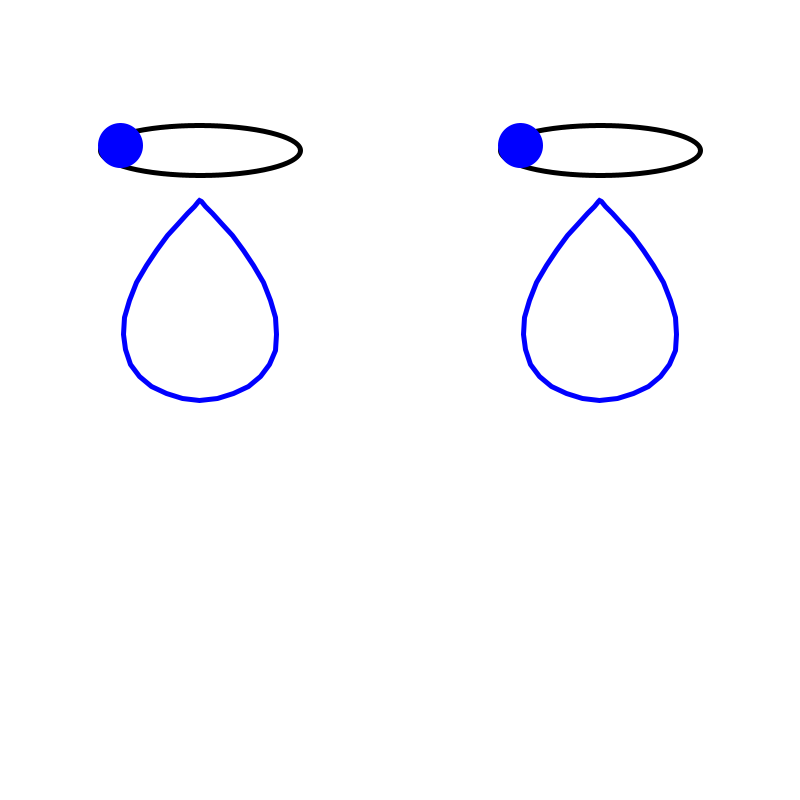
Frame 1 (no input)
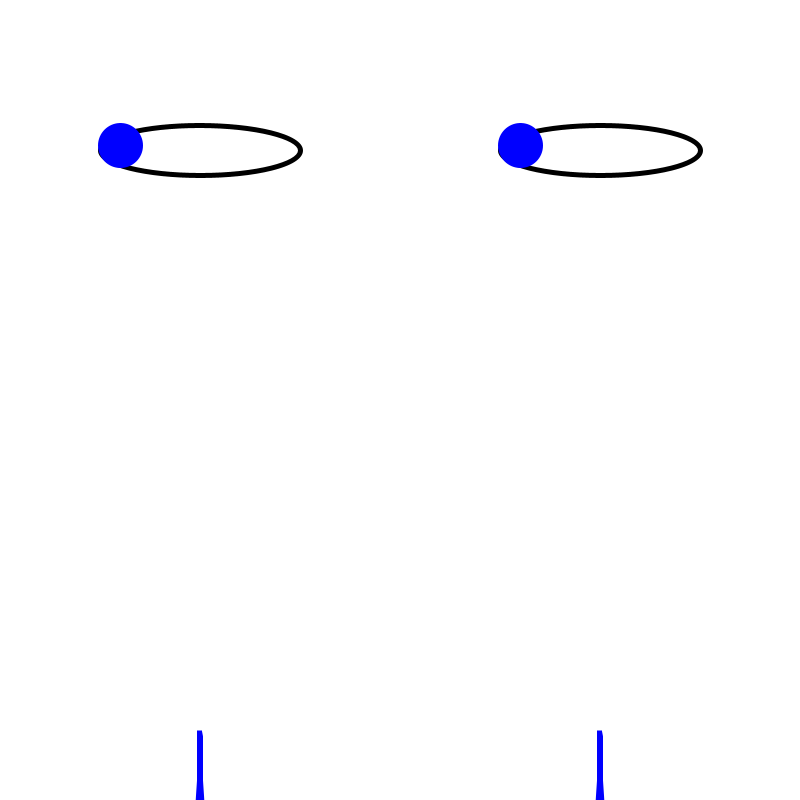
Frame 60 (the mouse pressed at the canvas centre just before this capture)
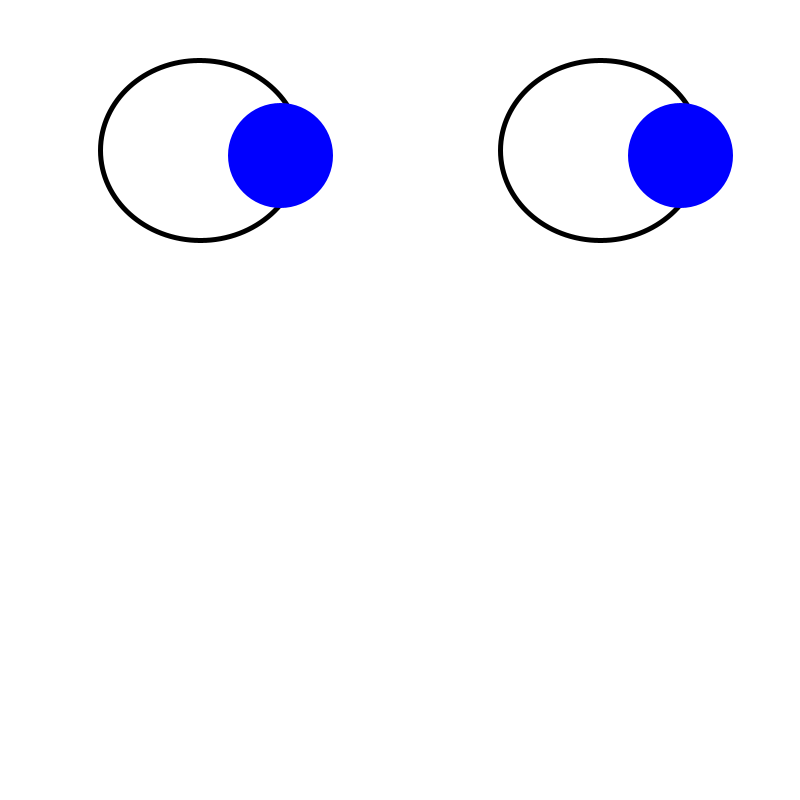
Frame 120 (the mouse held since frame 60 and released just before this capture)

The Processing sketch that drew these frames (run headless with seeded random() and noise(); from frame 60 on, the mouse is pressed at the canvas centre):

// Processing sketch: processing_51041
// ── processing_51041.pde

float pw = 40; //pupil width
float ph = 40; //pupil height
int dropPos = 300;
boolean cry = false;
float m = 0;

void setup() {
  size(800,800);
  smooth();
  rectMode(CENTER);
}

void draw() {
  background(255);
  strokeWeight(5);
  stroke(0);
  noFill();
  eye(200,150);
  eye(600,150);
  
  //pupil
  stroke(0,0,255);
  float mx = constrain(mouseX, 120,280);
  float m2 = mx + 400;
  float my = constrain(mouseY, 145,155);
  if (mx <240 && mx >160) {
    my = constrain(mouseY, 125,175);
  }
   if (mousePressed) {
    pw  +=1;
    ph  +=1;
    m -=1;

 
  } else {
    pw-=10;
    ph-=10;
    m+= 1;
    tearDrop(200,dropPos,100);
    tearDrop(600,dropPos,100);
  }
  
  pw = constrain(pw, 40, 100);
  ph = constrain(ph, 40, 100);
  fill(0,0,255);
  ellipse(mx, my, pw,ph);
  ellipse(m2, my, pw,ph);
  m = constrain(m,0,7);
  if (m==7) {

    
    dropPos += 10;
  } else {
    dropPos = 300;
  }
  
 
  noStroke();
  fill(0,0,255);
  
  
}
void eye(int ex, int ey) {
 int squint = constrain(mouseY,50,180);
  arc(ex,ey, 200,squint,radians(0),radians(360));
    arc(ex,ey, 200,squint,radians(360),radians(0));

}

void tearDrop(int j, int k, int r) {
    pushMatrix();
    translate(j,k);
    
  rotate(-HALF_PI);
  beginShape();
  for(int i=0;i<360;i+=10) {
    
    float t = radians(i);
    float x = cos(t)*r;
    float y = sin(t) * pow(sin(t/2), m) *r;
    vertex(x,y);
   if (mousePressed) {
     y += 1; }

  }
  endShape(CLOSE);
  popMatrix();
  
  
  
}
